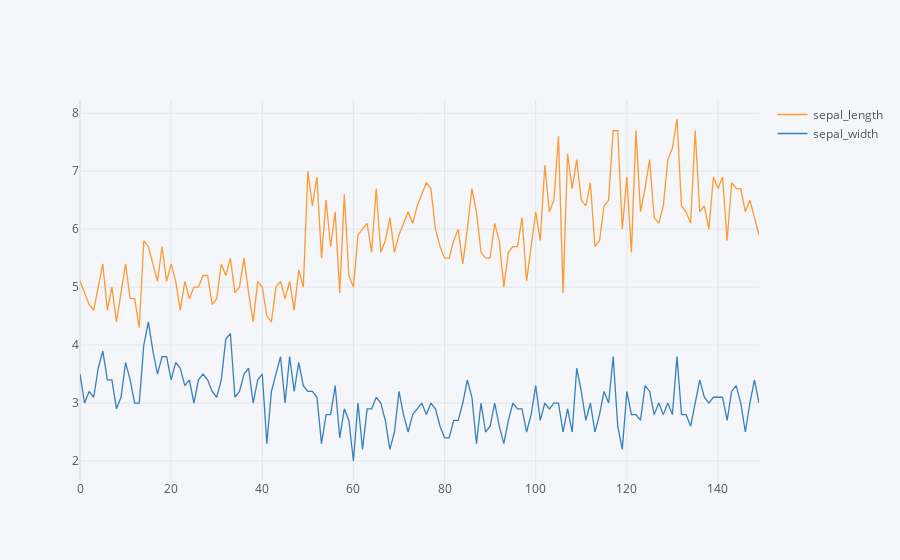

Notebook code cell kept with this figure:
### Code cell
sel=['sepal_length', 'sepal_width']
iris[sel].iplot(kind='line')

### Figure 1 — Plotly figure (JSON) as saved in the notebook; plotly's stock layout.template omitted (floating-point values rounded to 4 significant figures; data arrays with more than 128 entries replaced by an {"elided": "..."} marker saying what was removed)
{"data": [{"line": {"color": "rgba(255, 153, 51, 1.0)", "dash": "solid", "shape": "linear", "width": 1.3}, "mode": "lines", "name": "sepal_length", "text": "", "type": "scatter", "x": {"elided": "150 int values"}, "y": {"elided": "150 float values"}}, {"line": {"color": "rgba(55, 128, 191, 1.0)", "dash": "solid", "shape": "linear", "width": 1.3}, "mode": "lines", "name": "sepal_width", "text": "", "type": "scatter", "x": {"elided": "150 int values"}, "y": {"elided": "150 float values"}}], "layout": {"legend": {"bgcolor": "#F5F6F9", "font": {"color": "#4D5663"}}, "paper_bgcolor": "#F5F6F9", "plot_bgcolor": "#F5F6F9", "title": {"font": {"color": "#4D5663"}}, "xaxis": {"gridcolor": "#E1E5ED", "showgrid": true, "tickfont": {"color": "#4D5663"}, "title": {"font": {"color": "#4D5663"}, "text": ""}, "zerolinecolor": "#E1E5ED"}, "yaxis": {"gridcolor": "#E1E5ED", "showgrid": true, "tickfont": {"color": "#4D5663"}, "title": {"font": {"color": "#4D5663"}, "text": ""}, "zerolinecolor": "#E1E5ED"}}}
